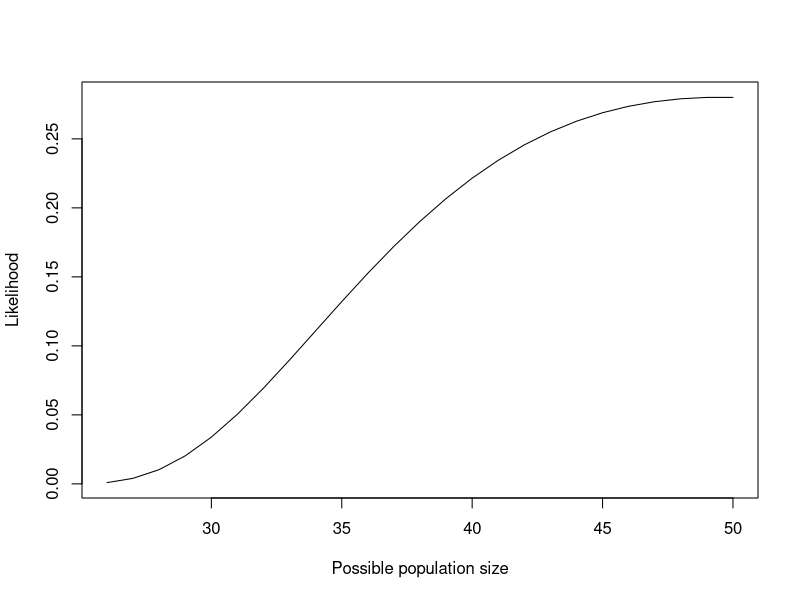
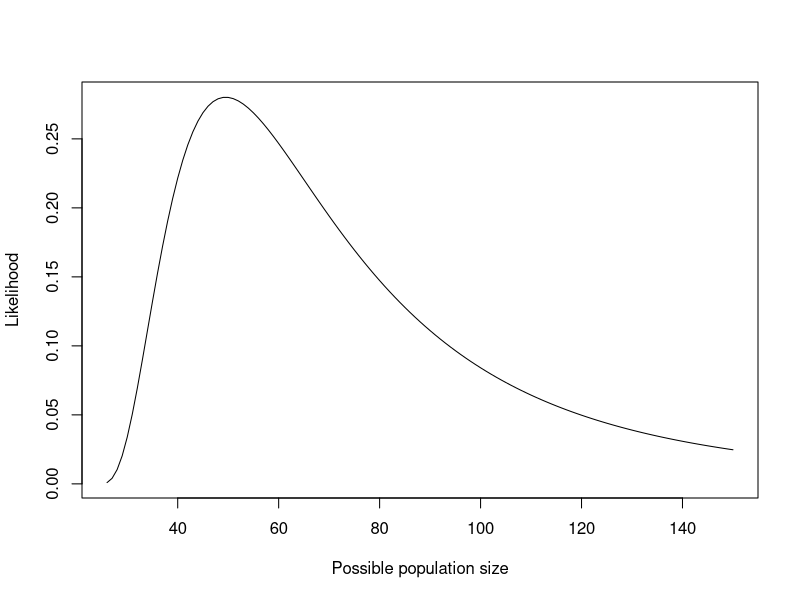

Generate these figures, in order, with R:
## ---- chunk 1
hyperLik <- function(N,M,n,m){dhyper(m,M,N-M,n)}
## ---- chunk 2
hyperLik(50,10,20,4)
## ---- chunk 3
hyperLik(100,10,20,4)
## ---- chunk 4
possibleN <- 26:50
likelihoods <- hyperLik(possibleN,10,20,4)
plot(possibleN,likelihoods,
     type="l", # linear interpolation for a smooth curve
     ylab="Likelihood",
     xlab="Possible population size")
## ---- chunk 5
possibleN <- 26:150
likelihoods <- hyperLik(possibleN,10,20,4)
plot(possibleN,likelihoods,
     type="l", 
     ylab="Likelihood",
     xlab="Possible population size")
## ---- chunk 6
est <- possibleN[which.max(likelihoods)]
est
